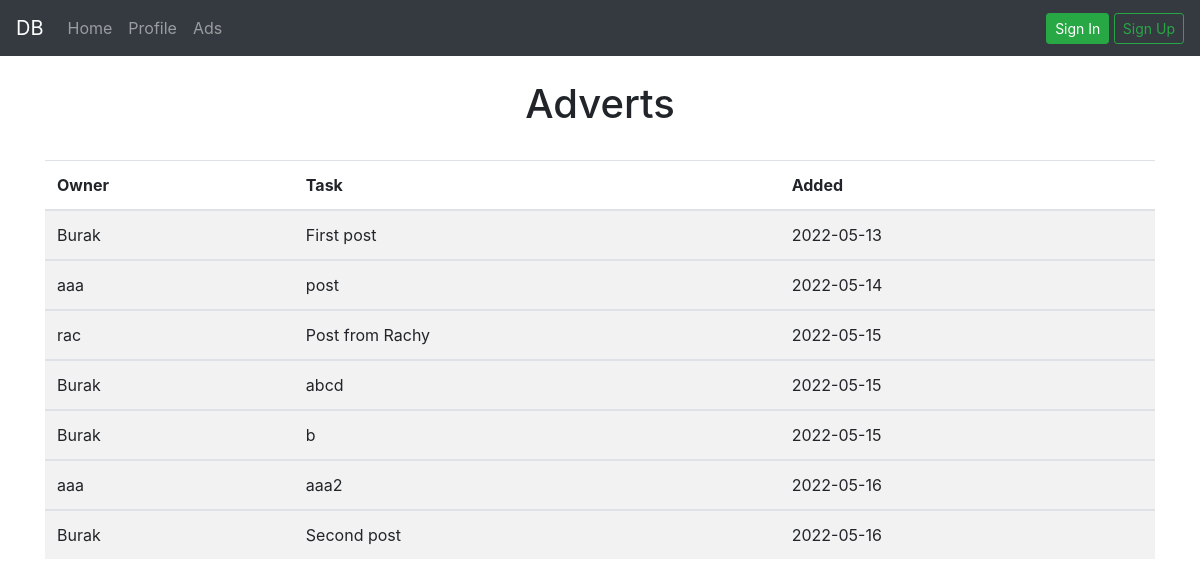
The app's page /ads, older data.
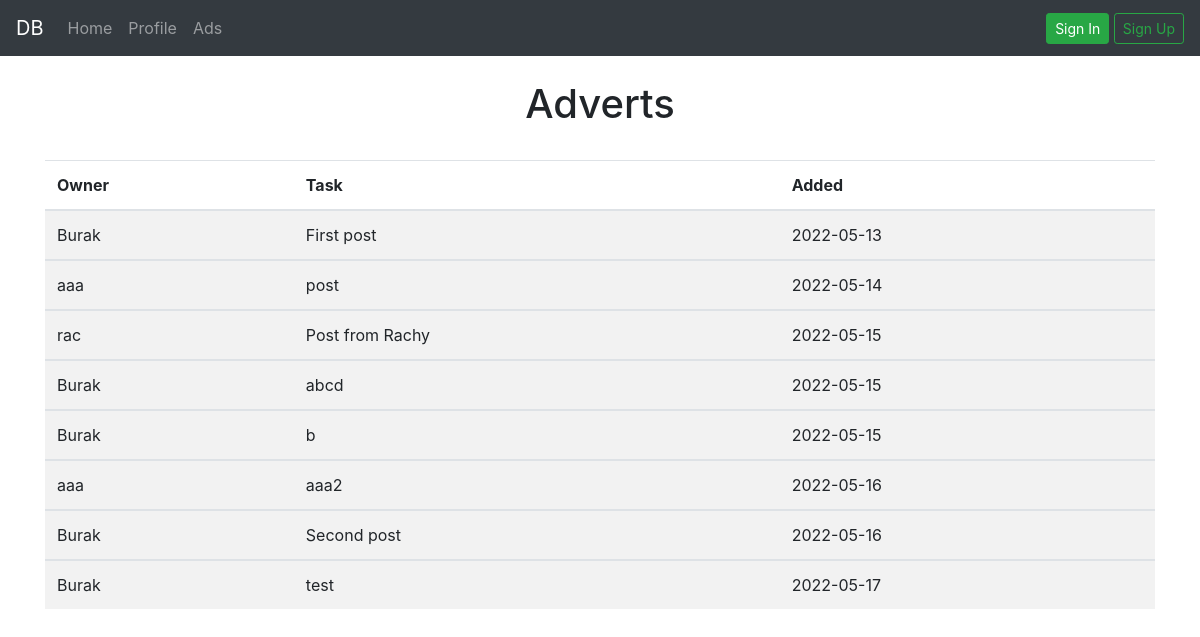
The same page, newer data.
### app.py (models this page shows, shortened)
class Post(db.Model):
    id = db.Column(db.Integer, primary_key=True)
    content = db.Column(db.String(400), nullable=False)
    date_created = db.Column(db.DateTime, default=datetime.utcnow)
    user_id = db.Column(db.Integer, db.ForeignKey('user.id'))

class User(db.Model, UserMixin):
    __tablename__ = 'user'
    id = db.Column(db.Integer, primary_key=True)
    email = db.Column(db.String(50), nullable=False, unique=True)
    first_name = db.Column(db.String(50), nullable=False)
    last_name = db.Column(db.String(50), nullable=False)
    password = db.Column(db.String(80), nullable=False)
    age = db.Column(db.Integer, nullable=False)
    gender = db.Column(db.String(30), nullable=False)
    location = db.Column(db.String(50), nullable=False)
    posts = db.relationship('Post', backref='user')

### app.py (the view)
@app.route('/ads', methods=['GET', 'POST'])
def ads():
    posts = Post.query.order_by(Post.date_created).all()
    return render_template(
        'ads.html',
        posts=posts
        )

### templates/ads.html (shortened to what this page needs)
{% extends 'base.html' %}
{% block body %}
    {% if current_user.is_authenticated %}
    <br>
        <h1 class="d-flex justify-content-md-center align-items-center">Adverts</h1>
    <br>
        {% if posts|length < 1 %}
            <h1>There is no post yet</h1>
            <a class="btn btn-primary" href="{{url_for('profile')}}">Create a post</a>
        {% else %}
            <div class="container">
                <table class="table table-striped">
                    <thead>
                        <tr>
                            <th scope="col">Owner</th>
                            <th scope="col">Task</th>
                            <th scope="col">Added</th>
                        </tr>
                    </thead>
                    {% for post in posts %}
                        <tbody>
                            <tr>
                                <td scope="row">{{ post.user.first_name }}</td>
                                <td scope="row">{{ post.content }}</td>
                                <td scope="row">{{ post.date_created.date() }}</td>
                            </tr>
                        </tbody>
                    {% endfor %}
                </table>
                <a class="btn btn-outline-dark" href="{{url_for('profile')}}">Create a post</a>
            </div>
        {% endif %}
    {% else %}
        <br>
            <h1 class="d-flex justify-content-md-center align-items-center">Adverts</h1>
        <br>
        {% if posts|length < 1 %}
            <h1>There is no post yet</h1>
            <a class="btn btn-primary" href="{{url_for('profile')}}">Create a post</a>
        {% else %}
            <div class="container">
                <table class="table table-striped">
                    <thead>
                        <tr>
                            <th scope="col">Owner</th>
                            <th scope="col">Task</th>
                            <th scope="col">Added</th>
                        </tr>
                    </thead>
                    {% for post in posts %}
                        <tbody>
                            <tr>
                                <td scope="row">{{ post.user.first_name }}</td>
                                <td scope="row">{{ post.content }}</td>
                                <td scope="row">{{ post.date_created.date() }}</td>
                            </tr>
                        </tbody>
                    {% endfor %}
                </table>
            </div>
        {% endif %}
    {% endif %}
{% endblock %}

### templates/base.html (shortened to what this page needs)
<!DOCTYPE html>
<html lang="en">
    <head>
        <link rel="stylesheet" href="https://cdn.jsdelivr.net/npm/bootstrap@4.0.0/dist/css/bootstrap.min.css">
    </head>
    <body>
        <nav class="navbar navbar-expand-lg navbar-dark bg-dark">
            <a class="navbar-brand" href="{{url_for('index')}}">DB</a>
            <div id="nav-menu" class="collapse navbar-collapse">
                <ul class="navbar-nav mr-auto">
                    <li class="nav-item">
                      <a class="nav-link" href="{{url_for('index')}}">Home</a>
                    </li>
                    <li class="nav-item">
                      <a class="nav-link" href="{{url_for('profile')}}">Profile</a>
                    </li>
                    <li class="nav-item">
                      <a class="nav-link" href="{{url_for('ads')}}">Ads</a>
                    </li>
                </ul>
                <ul class="navbar-nav ml-auto">
                    {% if current_user.is_authenticated %}
                    <li class="nav-item">
                        <a class="btn btn-sm btn-outline-success" href="{{url_for('profile')}}">{{current_user.first_name}}</a>
                        <a class="btn btn-sm btn-outline-secondary" href="{{url_for('logout')}}">Log Out</a>
                    </li>
                    {% else %}
                    <li class="nav-item">
                        <a class="btn btn-sm btn-success" href="{{url_for('login')}}">Sign In</a>
                        <a class="btn btn-sm btn-outline-success" href="{{url_for('signup')}}">Sign Up</a>
                    </li>
                    {% endif %}
                </ul>
            </div>
          </nav>
        {% block body %}{% endblock %}
    </body>
</html>

Row changes from the older to the newer data that the page shows:
added Post: user.first_name "Burak", content "test", date_created "2022-05-17"
